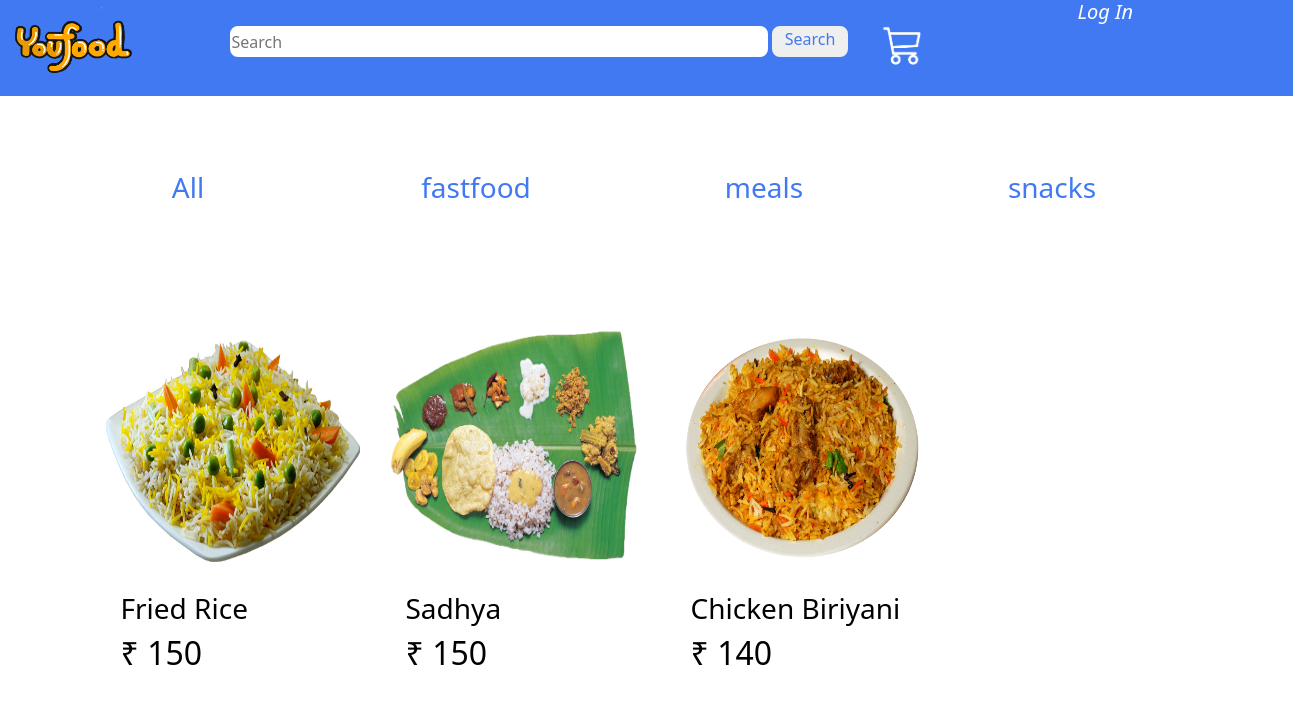
/categoryfun/meals, run on the app's committed database.
### youfood/models.py (models this page shows, shortened)
class category(models.Model):
    name=models.CharField(max_length=15,unique=True)
    image=models.ImageField(upload_to="img/")

class item(models.Model):
    name=models.CharField(max_length=50,unique=True,blank=False)
    image=models.ImageField(upload_to="img/")
    description=models.TextField(max_length=600)
    price=models.IntegerField()
    category=models.ForeignKey(category,on_delete=models.CASCADE)

### youfood/views.py (the view)
# urls.py: path('categoryfun/<str:categoryName>',views.categoryfun,name="categoryfun"),
def categoryfun(request,categoryName):
    category_data=category.objects.all()
    if categoryName=="all":
        item_data=item.objects.all()
    else:
        item_data=item.objects.filter(category__name=categoryName)
    return render(request,"category.html",{'catdata':category_data,'idata':item_data})

### templates/category.html
{% extends 'index.html' %}
{% block content %}
{% load static %}
<div class="container">
    <div class="row">
        {% for i in idata %}
        <div class="col-lg-3 col-md-3 col-sm-4 col-6">
            <a href="{% url 'productfun' productName=i.name %}">
                <div class="item-card">
                <img src="{{i.image.url}}" alt="food">
                <h3>{{i.name}}</h3>
                <h2>₹ {{i.price}}</h2>
            </div></a>
        </div>
        {% endfor %}
    </div>
</div>
{% endblock content %}

### templates/index.html (shortened to what this page needs)
{% load static %}
<!doctype html>
<html lang="en">
  <head>
    <link href="https://cdn.jsdelivr.net/npm/bootstrap@5.1.0/dist/css/bootstrap.min.css" rel="stylesheet">
    <link rel="stylesheet" href="{% static 'styles/style.css' %}" type="text/css">
  </head>
  <body>
    <div class="container-fluid">
        <div class="row">
            <div class="col-lg-12 my-banner">
                <div class="row">
                  <div class="col-lg-2 col-md-2 col-sm-2 col-2 p-0">
                    <a href="{% url 'mainfun' %}"><img src="{% static 'img/youfood_icon.png' %}" alt="logo" id="logo"></a>
                  </div>
                  <div class="col-lg-6 col-md-6 col-sm-6 col-6 pt-4">
                    <form class="searchform d-flex" action="searchfun" method="GET">
                      <input type="search" placeholder="Search" name="search">
                      <button type="submit"><span class="search-text">Search</span><span><i><img class="search-icon" src="{% static 'img/search_icon.png' %}" alt=""></i></span></button>
                    </form>
                  </div>
                  <div class="col-lg-2 col-md-2 col-sm-2 col-2">
                    <a href="{% url 'cartshow' %}"><i><img class="cart-icon mt-3" src="{% static 'img/cart.png' %}" alt="cart_icon"></i></a>
                  </div>
                  <div class="col-lg-2 col-md-2 col-sm-2 col-2 p-0">
                    {% if user.is_authenticated %}
                    <table>
                      <tr><td><h6 class="user-icon" style="margin-top: 15px;">Hai {{user.username}}</h6></td></tr>
                      <tr><td><a href="{% url 'logoutfun' %}"><i><h6 class="user-icon">Log Out</h6></i></a></td></tr>
                    </table>
                    {% else %}
                    <a href="{% url 'loginfun' %}"><i><h6 class="user-icon">Log In</h6></i></a>
                    {% endif %}
                  </div>
                </div>
            </div>
        </div>
        <div class="row">
          <div class="col-lg-12 col-md-12 col-sm-12 col-12 category-section">
              <ul>
                <li><a href="{% url 'categoryfun' categoryName='all' %}"><button onclick="categoryButton(this)" class="category-btn"><h3>All</h3></button></a></li>
                {% for c in catdata %}
                <li><a href="{% url 'categoryfun' categoryName=c.name %}"><button onclick="categoryButton(this)" class="category-btn"><h3>{{c.name}}</h3></button></a></li>
                {% endfor %}
              </ul>
              </div>
          </div>
          {% block content %}{% endblock content %}
        </div>
  </body>
</html>

### static/styles/style.css (style rules this page uses)
.my-banner { height: 6rem; background-color: rgb(65, 121, 243); margin: 0px; }
#logo { width: 9rem; height: 8rem; }
.searchform input { width: 600px; height: 35px; border: 2px solid rgb(65, 121, 243); border-radius: 10px; }
.searchform button { width: 80px; height: 35px; border: 2px solid rgb(65, 121, 243); border-radius: 10px; color: rgb(65, 121, 243); }
.cart-icon { width: 4rem; height: 4rem; }
.user-icon { color: white; font-size: 20px; }
.category-btn { width: 10rem; height: 4rem; margin: 4rem; color: rgb(65, 121, 243); background: none; border-radius: 3rem; border: none; }
.category-section { overflow-x: auto; }
.category-section ul { display: flex; list-style-type: none; }
a { text-decoration: none; }
.item-card { width: 20rem; height: 24rem; padding-left: 1rem; padding-top: 1rem; margin-bottom: 3rem; border-radius: 20px; color: black; }
.item-card img { width: 16rem; height: 16rem; margin-bottom: 1rem; }
.item-card h3,h2 { margin-left: 1rem; }

### data on the page
category: name "fastfood"
category: name "meals"
category: name "snacks"
item: image (picture), name "Fried Rice", price "150"
item: image (picture), name "Sadhya", price "150"
item: image (picture), name "Chicken Biriyani", price "140"
